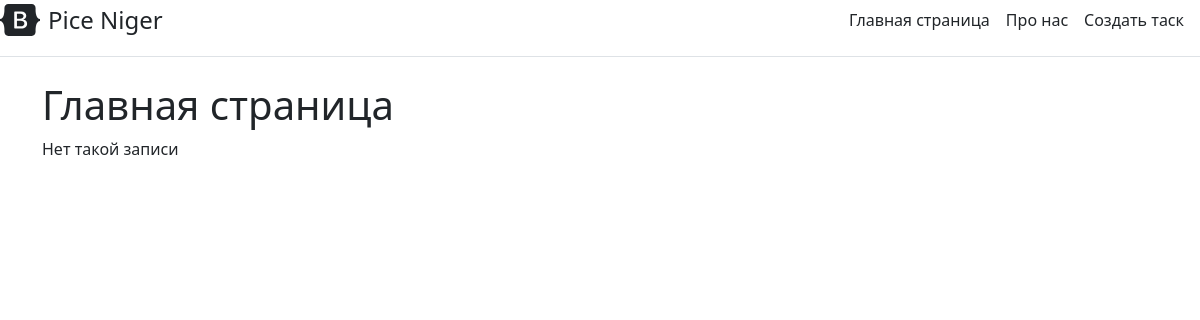
/, run on an earlier commit of the app's database.
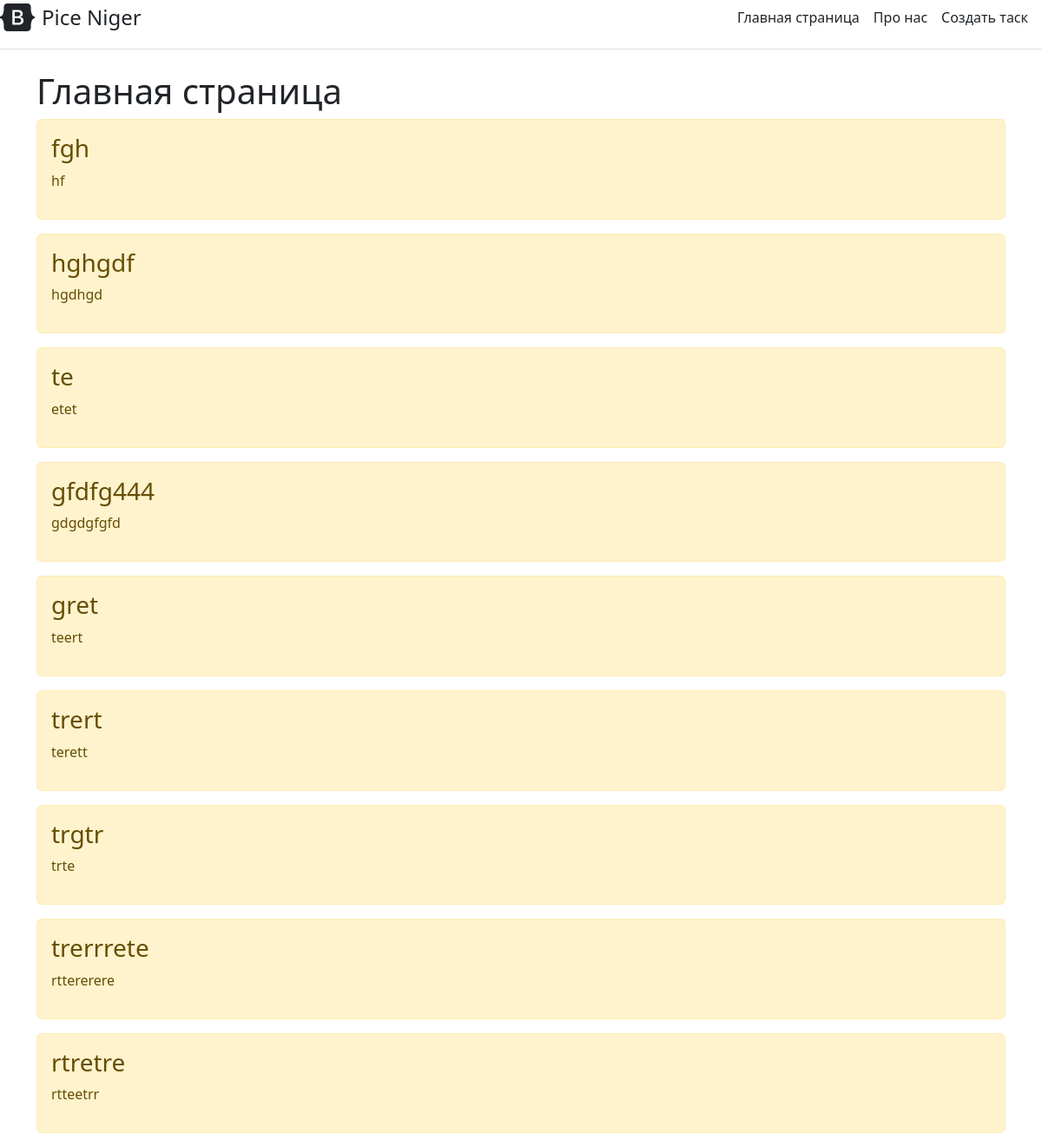
And on a later commit of the database.
### main/models.py (models this page shows)
class Task(models.Model):
     title = models.CharField('Название',max_length=50)
     task= models.TextField('Описание')
     def  __str__(self):
         return self.title
     class Meta:
        verbose_name = 'Задача'
        verbose_name_plural = 'Задачи'

### main/views.py (the view)
# urls.py: path('',views.index,name='home'),
def index(request):
    tasks = Task.objects.order_by('id')
    return render(request,'main/index.html',{'title':'Главная страница сайта','tasks':tasks})

### main/templates/main/index.html (shortened to what this page needs)
{% extends 'main/base.html' %}
{% block content %}
  <h1>Главная страница</h1>
  {% if tasks%}
    {% for el in tasks%}
    <div class ="alert alert-warning mt-2">
    <h3> {{el.title}} </h3>
    <p> {{el.task}} </p>
    </div>
    {% endfor%}
  {% else%}
  <p> Нет такой записи </p>
{% endif%}
{% endblock %}

### main/templates/main/base.html (shortened to what this page needs)
<!DOCTYPE html>
<html lang="ru">
  <head>
    <link rel="stylesheet" href="https://cdn.jsdelivr.net/npm/bootstrap@5.2.3/dist/css/bootstrap.min.css">
  </head>
  <body>
    <div class="d-flex flex-column flex-md-row align-items-center pb-3 mb-4 border-bottom">
        <a href="/" class="d-flex align-items-center text-dark text-decoration-none">
          <span class="fs-4">Pice Niger</span>
        </a>
        <nav class="d-inline-flex mt-2 mt-md-0 ms-md-auto">
          <a class="me-3 py-2 text-dark text-decoration-none" href="{% url 'home'%}">Главная страница</a>
          <a class="me-3 py-2 text-dark text-decoration-none" href="{% url 'about'%}">Про нас</a>
          <a class="me-3 py-2 text-dark text-decoration-none" href="{% url 'create'%}">Создать таск</a>
        </nav>
      </div>
      <div class="container">
        {% block content %}{% endblock %}
     </div>
  </body>
</html>

What changed in the data, as far as the page shows it:
added Task: title "fgh", task "hf"
added Task: title "hghgdf", task "hgdhgd"
added Task: title "te", task "etet"
added Task: title "gfdfg444", task "gdgdgfgfd"
added Task: title "gret", task "teert"
added Task: title "trert", task "terett"
added Task: title "trgtr", task "trte"
added Task: title "trerrrete", task "rttererere"
added Task: title "rtretre", task "rtteetrr"
Also different on the page:
text no longer shown: "Нет такой записи"
